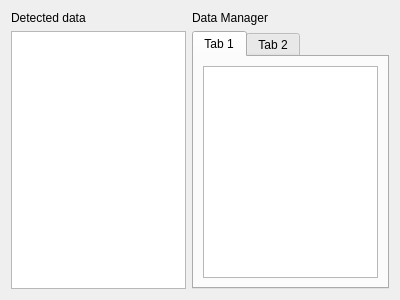
<?xml version="1.0" encoding="UTF-8"?>
<ui version="4.0">
 <class>Form</class>
 <widget class="QWidget" name="Form">
  <property name="geometry">
   <rect>
    <x>0</x>
    <y>0</y>
    <width>400</width>
    <height>300</height>
   </rect>
  </property>
  <property name="windowTitle">
   <string>Form</string>
  </property>
  <layout class="QGridLayout" name="gridLayout">
   <item row="0" column="0">
    <layout class="QGridLayout" name="gridLayout_2">
     <property name="sizeConstraint">
      <enum>QLayout::SetDefaultConstraint</enum>
     </property>
     <item row="0" column="0">
      <widget class="QLabel" name="label_detectedData">
       <property name="text">
        <string>Detected data</string>
       </property>
      </widget>
     </item>
     <item row="0" column="1">
      <widget class="QLabel" name="label_dataFiles">
       <property name="text">
        <string>Data Manager</string>
       </property>
      </widget>
     </item>
     <item row="1" column="1">
      <widget class="QTabWidget" name="tab_data">
       <property name="currentIndex">
        <number>0</number>
       </property>
       <widget class="QWidget" name="tab_1">
        <attribute name="title">
         <string>Tab 1</string>
        </attribute>
        <layout class="QVBoxLayout" name="verticalLayout">
         <item>
          <widget class="QListView" name="listView_1"/>
         </item>
        </layout>
       </widget>
       <widget class="QWidget" name="tab_2">
        <attribute name="title">
         <string>Tab 2</string>
        </attribute>
        <layout class="QVBoxLayout" name="verticalLayout_4">
         <item>
          <widget class="QListView" name="listView_2"/>
         </item>
        </layout>
       </widget>
      </widget>
     </item>
     <item row="1" column="0">
      <widget class="QTableView" name="tableView"/>
     </item>
    </layout>
   </item>
  </layout>
 </widget>
 <resources/>
 <connections/>
</ui>
